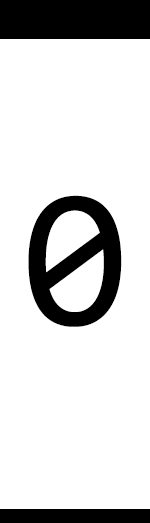
#> input picture VGA/VGAConMemoriaVariable/Fuente/0.png, 150 x 523 px, found by its file name; its folder holds 4 pictures in this run
$ python VGACreator.py
#> lines starting #> are read from the running program, lines starting #| are printed output that depends on the picture; after the words box and inside, x2 and y2 are one past the last pixel; in counts of white or black regions, pixels touching at a corner belong together
import os

# Este codigo cre multiples archivos txt, uno por cada letra, estas letras son imagenes en blanco y negro que se convertiran a 1 y 0
from PIL import Image #pip install pillow

Font = os.listdir("VGA\VGAConMemoriaVariable\Fuente")

for file in Font:
    if file.endswith('.png'):
        img = Image.open("VGA\VGAConMemoriaVariable\Fuente\\" + file).convert('1')
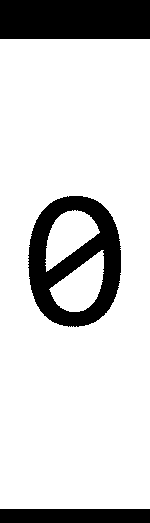
#> img: PIL image 150x523 1; 82% white; 3 black regions, box (x1, y1, x2, y2) and area: (28, 196, 121, 327) 6135, (0, 0, 150, 39) 5850, (0, 509, 150, 523) 2100
        pixels = list(img.getdata())
#> pixels = 78450 items
        binary_pixels = [0 if pixel == 255 else 1 for pixel in pixels]
#> binary_pixels = 78450 items
        # Extrae el nombre del archivo sin la extensión
        filename = os.path.splitext(file)[0]

        # Abre un nuevo archivo de texto y escribe los píxeles binarios con saltos de línea
        with open(f'VGA\VGAConMemoriaVariable\{filename}.txt', 'w') as f:
            for i, pixel in enumerate(binary_pixels):
                if pixel == 0:
                    pixel = 1
                else:
                    pixel = 0
                f.write(str(pixel))
                if (i+1) % img.width == 0:
                    f.write('\n')
#> pass 2 of the loop `for file in Font:`:
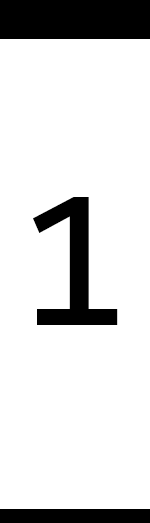
#> input picture VGA/VGAConMemoriaVariable/Fuente/1.png, 150 x 523 px, found by its file name
#> `img = Image.open("VGA\VGAConMemoriaVariable\Fuente\\" + file).convert(..`:
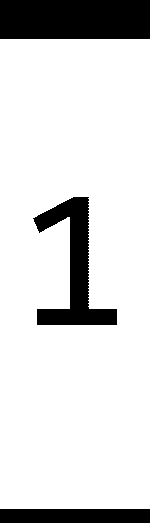
#> img: PIL image 150x523 1; 84.8% white; 3 black regions, box (x1, y1, x2, y2) and area: (0, 0, 150, 39) 5850, (33, 197, 117, 325) 3962, (0, 509, 150, 523) 2100
#> pass 3 of the loop `for file in Font:`:
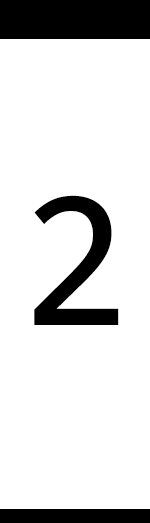
#> input picture VGA/VGAConMemoriaVariable/Fuente/2.png, 150 x 523 px, found by its file name
#> `img = Image.open("VGA\VGAConMemoriaVariable\Fuente\\" + file).convert(..`:
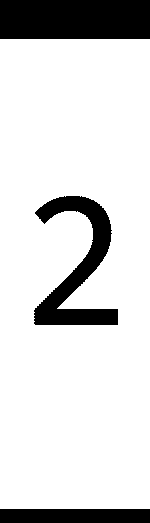
#> img: PIL image 150x523 1; 84.4% white; 3 black regions, box (x1, y1, x2, y2) and area: (0, 0, 150, 39) 5850, (34, 196, 118, 325) 4252, (0, 509, 150, 523) 2100
#> the loop made 4 passes; the first 3 are shown
